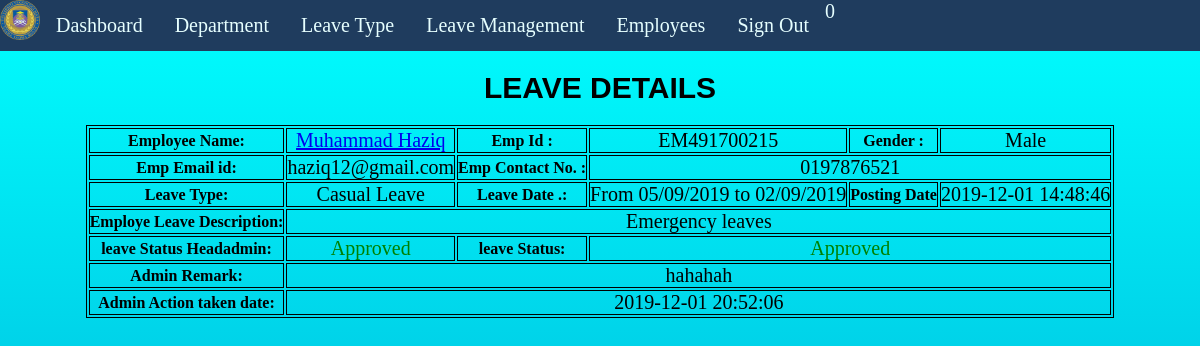
/admin/leave-details.php?leaveid=25 (signed in), run on the app's committed database.
### tables this page shows
CREATE TABLE `tblleaves` (
  `id` int(11) NOT NULL,
  `LeaveType` varchar(110) NOT NULL,
  `ToDate` varchar(120) NOT NULL,
  `FromDate` varchar(120) NOT NULL,
  `Description` mediumtext NOT NULL,
  `PostingDate` timestamp NOT NULL DEFAULT CURRENT_TIMESTAMP,
  `AdminRemark` mediumtext,
  `AdminRemarkDate` varchar(120) DEFAULT NULL,
  `Status` int(1) NOT NULL,
  `StatusHead` int(1) NOT NULL,
  `IsRead` int(1) NOT NULL,
  `IsReadHead` int(1) NOT NULL,
  `empid` int(11) DEFAULT NULL
);

CREATE TABLE `tblemployees` (
  `id` int(11) NOT NULL,
  `EmpId` varchar(100) NOT NULL,
  `FirstName` varchar(150) NOT NULL,
  `LastName` varchar(150) NOT NULL,
  `EmailId` varchar(200) NOT NULL,
  `Password` varchar(180) NOT NULL,
  `Gender` varchar(100) NOT NULL,
  `Dob` varchar(100) NOT NULL,
  `Department` varchar(255) NOT NULL,
  `Position` varchar(100) NOT NULL,
  `Address` varchar(255) NOT NULL,
  `City` varchar(200) NOT NULL,
  `Country` varchar(150) NOT NULL,
  `Phonenumber` char(11) NOT NULL,
  `Status` int(1) NOT NULL,
  `RegDate` timestamp NOT NULL DEFAULT CURRENT_TIMESTAMP
);

### admin/leave-details.php (the view, shortened to what this page needs)
<?php
  include('includes/config.php');
  if(strlen($_SESSION['alogin'])==0)
  {
    header('location:index.php');
  }
  else{
 ?>
<!DOCTYPE html>
<html lang="en">
    <head>
    </head>
    <body>
      <?php include('includes/sidebar.php');?>
        <main class="mn-inner">
            <div class="content">
              <center><h3>LEAVE DETAILS</h3>
              <table>
                <tbody>
                  <?php
                  $lid=intval($_GET['leaveid']);
                  $sql = "SELECT tblleaves.id as lid,tblemployees.FirstName,tblemployees.LastName,tblemployees.EmpId,tblemployees.id,tblemployees.Gender,tblemployees.Phonenumber,tblemployees.EmailId,tblleaves.LeaveType,tblleaves.ToDate,tblleaves.FromDate,tblleaves.Description,tblleaves.PostingDate,tblleaves.Status,tblleaves.StatusHead,tblleaves.AdminRemark,tblleaves.AdminRemarkDate from tblleaves join tblemployees on tblleaves.empid=tblemployees.id where tblleaves.id=:lid";
                  $query = $dbh -> prepare($sql);
                  $query->bindParam(':lid',$lid,PDO::PARAM_STR);
                  $query->execute();
                  $results=$query->fetchAll(PDO::FETCH_OBJ);
                  if($query->rowCount() > 0)
                  {
                    foreach($results as $result)
                    { ?>
                      <tr>
                        <td style="font-size:16px;"> <b>Employee Name:</b></td>
                        <td><a href="editemployee.php?empid=<?php echo htmlentities($result->id);?>" target="_blank">
                        <?php echo htmlentities($result->FirstName." ".$result->LastName);?></a></td>
                        <td style="font-size:16px;"><b>Emp Id :</b></td>
                        <td><?php echo htmlentities($result->EmpId);?></td>
                        <td style="font-size:16px;"><b>Gender :</b></td>
                        <td><?php echo htmlentities($result->Gender);?></td>
                      </tr>
                      <tr>
                        <td style="font-size:16px;"><b>Emp Email id:</b></td>
                        <td><?php echo htmlentities($result->EmailId);?></td>
                        <td style="font-size:16px;"><b>Emp Contact No. :</b></td>
                        <td colspan="3"><?php echo htmlentities($result->Phonenumber);?></td>
                      </tr>
                      <tr>
                        <td style="font-size:16px;"><b>Leave Type:</b></td>
                        <td><?php echo htmlentities($result->LeaveType);?></td>
                        <td style="font-size:16px;"><b>Leave Date .:</b></td>
                        <td>From <?php echo htmlentities($result->FromDate);?> to <?php echo htmlentities($result->ToDate);?></td>
                        <td style="font-size:16px;"><b>Posting Date</b></td>
                        <td><?php echo htmlentities($result->PostingDate);?></td>
                      </tr>
                      <tr>
                        <td style="font-size:16px;"><b>Employe Leave Description: </b></td>
                        <td colspan="5"><?php echo htmlentities($result->Description);?></td>
                      </tr>
                      <tr>
                        <td style="font-size:16px;"><b>leave Status Headadmin:</b></td>
                        <td colspan="1"><?php $stats=$result->StatusHead;
                          if($stats==1)
                          {?>
                            <span style="color: green">Approved</span>
                            <?php
                          } if($stats==2)
                          { ?>
                            <span style="color: red">Not Approved</span>
                            <?php
                          } if($stats==0)
                          { ?>
                            <span style="color: blue">waiting for approval</span>
                            <?php
                          } ?>
                        </td>
                        <td style="font-size:16px;"><b>leave Status:</b></td>
                        <td colspan="5"><?php $stats=$result->Status;
                          if($stats==1)
                          {?>
                            <span style="color: green">Approved</span>
                            <?php
                          } if($stats==2)
                          { ?>
                            <span style="color: red">Not Approved</span>
                            <?php
                          } if($stats==0)
                          { ?>
                            <span style="color: blue">waiting for approval</span>
                            <?php
                          } ?>
                        </td>
                      </tr>
                      <tr>
                        <td style="font-size:16px;"><b>Admin Remark: </b></td>
                        <td colspan="5"><?php
                        if($result->AdminRemark==""){
                          echo "waiting for Approval";
                        }
                        else{
                        echo htmlentities($result->AdminRemark);
                        }
                        ?></td>
                      </tr>
                      <tr>
                        <td style="font-size:16px;"><b>Admin Action taken date: </b></td>
                        <td colspan="5"><?php
                          if($result->AdminRemarkDate=="")
                          {
                            echo "NA";
                          }
                          else{
                            echo htmlentities($result->AdminRemarkDate);
                          }?>
                        </td>
                      </tr>
                      <?php $cnt++;
                    }
                  }?>
                </tbody>
              </table>
            </div>
        </main>
    </body>
</html>
<?php } ?>

### admin/leave-details.php (style rules this page uses)
h3,h4 { padding: 10px; margin: 10px; font-family: Impact,Charcoal,sans-serif; font-size: 30px; }
table, th, td { border: 1px solid black; }
body { background: linear-gradient(to bottom, #00ffff 0%, #0099cc 100%); background-size: cover; background-attachment: fixed; font-size: 20px; }
td { text-align: center; }

### admin/includes/sidebar.php (style rules this page uses)
* { margin: 0; padding: 0; }

### data on the page
tblleaves: tblemployees.FirstName+LastName "Muhammad Haziq", tblemployees.EmpId "EM491700215", tblemployees.Gender "Male", tblemployees.EmailId "haziq12@gmail.com", tblemployees.Phonenumber "0197876521", LeaveType "Casual Leave", FromDate "05/09/2019", ToDate "02/09/2019", PostingDate "2019-12-01 14:48:46", Description "Emergency leaves", StatusHead "Approved", Status "Approved", AdminRemark "hahahah", AdminRemarkDate "2019-12-01 20:52:06"

### other printed values
$unreadcount "0"
